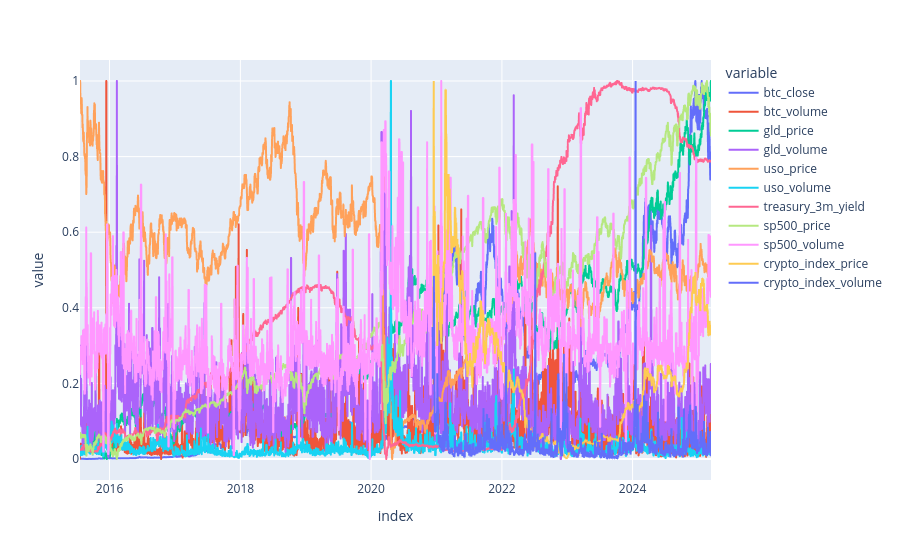

The notebook cell saved with this chart:
### Code cell
from sklearn.preprocessing import MinMaxScaler
scaler = MinMaxScaler()
df_scaled = pd.DataFrame(scaler.fit_transform(df), columns=df.columns, index=df.index)

# prices = [col for col in df_scaled.columns[:-3] if 'price' in col or 'btc' in col]
# volumes = [col for col in df_scaled.columns[:-3] if 'volume' in col]
# indexes = df_scaled.columns[-3:]

# for cols in [prices, volumes, indexes]:
#     px.line(df_scaled[cols]).show()

px.line(df_scaled.iloc[:,3:]).show()

### Figure 1 — Plotly figure (JSON) as saved in the notebook; plotly's stock layout.template omitted (floating-point values rounded to 4 significant figures; data arrays with more than 128 entries replaced by an {"elided": "..."} marker saying what was removed)
{"data": [{"hovertemplate": "variable=btc_close<br>index=%{x}<br>value=%{y}<extra></extra>", "legendgroup": "btc_close", "line": {"color": "#636efa", "dash": "solid"}, "marker": {"symbol": "circle"}, "mode": "lines", "name": "btc_close", "showlegend": true, "type": "scattergl", "x": {"elided": "3526 str values"}, "xaxis": "x", "y": {"elided": "3526 float values"}, "yaxis": "y"}, {"hovertemplate": "variable=btc_volume<br>index=%{x}<br>value=%{y}<extra></extra>", "legendgroup": "btc_volume", "line": {"color": "#EF553B", "dash": "solid"}, "marker": {"symbol": "circle"}, "mode": "lines", "name": "btc_volume", "showlegend": true, "type": "scattergl", "x": {"elided": "3526 str values"}, "xaxis": "x", "y": {"elided": "3526 float values"}, "yaxis": "y"}, {"hovertemplate": "variable=gld_price<br>index=%{x}<br>value=%{y}<extra></extra>", "legendgroup": "gld_price", "line": {"color": "#00cc96", "dash": "solid"}, "marker": {"symbol": "circle"}, "mode": "lines", "name": "gld_price", "showlegend": true, "type": "scattergl", "x": {"elided": "3526 str values"}, "xaxis": "x", "y": {"elided": "3526 float values"}, "yaxis": "y"}, {"hovertemplate": "variable=gld_volume<br>index=%{x}<br>value=%{y}<extra></extra>", "legendgroup": "gld_volume", "line": {"color": "#ab63fa", "dash": "solid"}, "marker": {"symbol": "circle"}, "mode": "lines", "name": "gld_volume", "showlegend": true, "type": "scattergl", "x": {"elided": "3526 str values"}, "xaxis": "x", "y": {"elided": "3526 float values"}, "yaxis": "y"}, {"hovertemplate": "variable=uso_price<br>index=%{x}<br>value=%{y}<extra></extra>", "legendgroup": "uso_price", "line": {"color": "#FFA15A", "dash": "solid"}, "marker": {"symbol": "circle"}, "mode": "lines", "name": "uso_price", "showlegend": true, "type": "scattergl", "x": {"elided": "3526 str values"}, "xaxis": "x", "y": {"elided": "3526 float values"}, "yaxis": "y"}, {"hovertemplate": "variable=uso_volume<br>index=%{x}<br>value=%{y}<extra></extra>", "legendgroup": "uso_volume", "line": {"color": "#19d3f3", "dash": "solid"}, "marker": {"symbol": "circle"}, "mode": "lines", "name": "uso_volume", "showlegend": true, "type": "scattergl", "x": {"elided": "3526 str values"}, "xaxis": "x", "y": {"elided": "3526 float values"}, "yaxis": "y"}, {"hovertemplate": "variable=treasury_3m_yield<br>index=%{x}<br>value=%{y}<extra></extra>", "legendgroup": "treasury_3m_yield", "line": {"color": "#FF6692", "dash": "solid"}, "marker": {"symbol": "circle"}, "mode": "lines", "name": "treasury_3m_yield", "showlegend": true, "type": "scattergl", "x": {"elided": "3526 str values"}, "xaxis": "x", "y": {"elided": "3526 float values"}, "yaxis": "y"}, {"hovertemplate": "variable=sp500_price<br>index=%{x}<br>value=%{y}<extra></extra>", "legendgroup": "sp500_price", "line": {"color": "#B6E880", "dash": "solid"}, "marker": {"symbol": "circle"}, "mode": "lines", "name": "sp500_price", "showlegend": true, "type": "scattergl", "x": {"elided": "3526 str values"}, "xaxis": "x", "y": {"elided": "3526 float values"}, "yaxis": "y"}, {"hovertemplate": "variable=sp500_volume<br>index=%{x}<br>value=%{y}<extra></extra>", "legendgroup": "sp500_volume", "line": {"color": "#FF97FF", "dash": "solid"}, "marker": {"symbol": "circle"}, "mode": "lines", "name": "sp500_volume", "showlegend": true, "type": "scattergl", "x": {"elided": "3526 str values"}, "xaxis": "x", "y": {"elided": "3526 float values"}, "yaxis": "y"}, {"hovertemplate": "variable=crypto_index_price<br>index=%{x}<br>value=%{y}<extra></extra>", "legendgroup": "crypto_index_price", "line": {"color": "#FECB52", "dash": "solid"}, "marker": {"symbol": "circle"}, "mode": "lines", "name": "crypto_index_price", "showlegend": true, "type": "scattergl", "x": {"elided": "3526 str values"}, "xaxis": "x", "y": {"elided": "3526 float values"}, "yaxis": "y"}, {"hovertemplate": "variable=crypto_index_volume<br>index=%{x}<br>value=%{y}<extra></extra>", "legendgroup": "crypto_index_volume", "line": {"color": "#636efa", "dash": "solid"}, "marker": {"symbol": "circle"}, "mode": "lines", "name": "crypto_index_volume", "showlegend": true, "type": "scattergl", "x": {"elided": "3526 str values"}, "xaxis": "x", "y": {"elided": "3526 float values"}, "yaxis": "y"}], "layout": {"legend": {"title": {"text": "variable"}, "tracegroupgap": 0}, "margin": {"t": 60}, "xaxis": {"anchor": "y", "domain": [0, 1], "title": {"text": "index"}}, "yaxis": {"anchor": "x", "domain": [0, 1], "title": {"text": "value"}}}}
